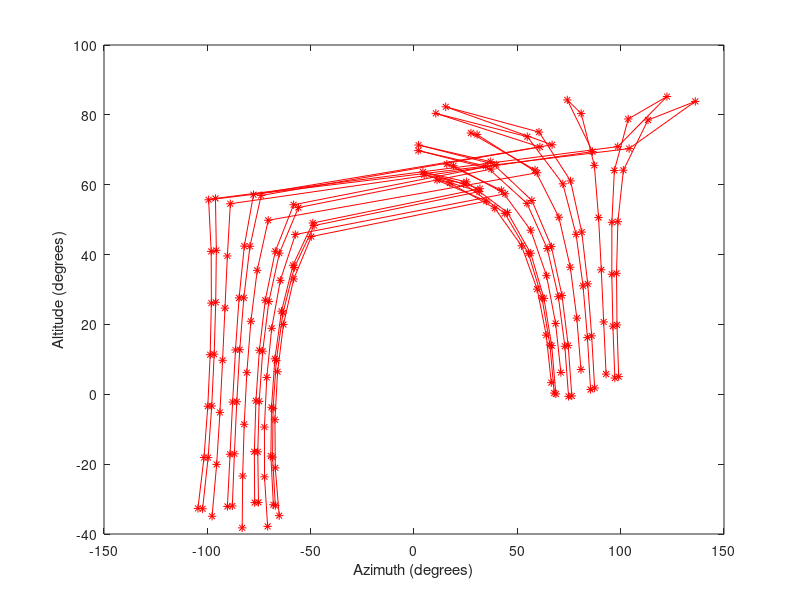

The MATLAB script that drew this image:
n=15;
phi=input('Enter latitude in degrees : ');
llocal=input('Enter longitude of the place : ');
for i=1:12
    lstd=82.5;
    d=23.45*sind(360*(284+n)/365);
    B=360*(n-81)/364;
    EOT=9.87*sind(2*B)-7.53*cosd(B)-1.5*sind(B);
    w=zeros(1,15);
    watch=300;
    noon=720;
    a=1;
    while watch<=1140
        sol=(watch-(lstd-llocal)-EOT);
        w(1,a)=15*(sol-720)/60;
        watch=watch+60;
        a=a+1;
    end
    omega=cosd(w);
    alpha=asind(sind(d)*sind(phi)+omega.*(cosd(d)*cosd(phi)));
    gamma=acosd((sind(alpha)*sind(phi)-sind(d))./(cosd(alpha)*cosd(phi)));
    gamma(1:7)=-gamma(1:7);
    plot(gamma,alpha,'-*r');
    hold on;
    xlabel('Azimuth (degrees)');
    ylabel('Altitude (degrees)');
    n=n+30;
    if n==135
        n=255;
    end
end
hold off;
